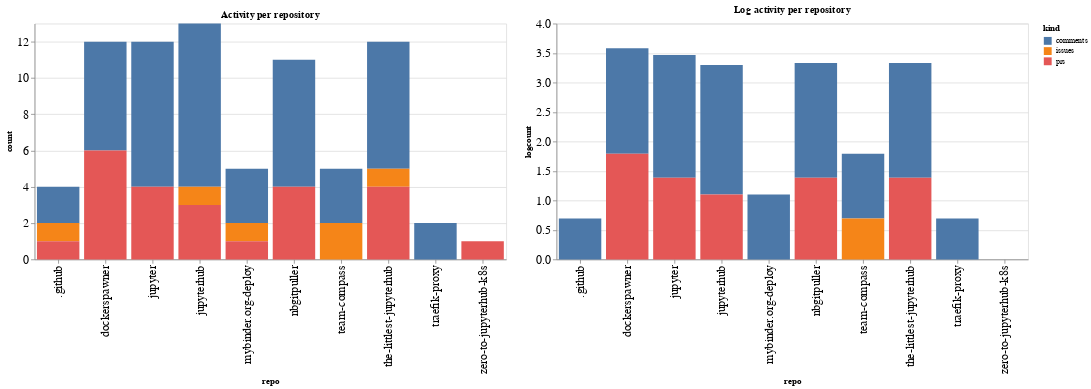

The notebook cell this image was saved under:
### Code cell
ch1 = alt.Chart(repo_summaries, width=600, title="Activity per repository").mark_bar().encode(
    x='repo',
    y='count',
    color='kind',
    tooltip="kind"
)

ch2 = alt.Chart(repo_summaries, width=600, title="Log activity per repository").mark_bar().encode(
    x='repo',
    y='logcount',
    color='kind',
    tooltip="kind"
)

ch1 | ch2

### Figure 1 — Vega-Lite specification as saved in the notebook (floating-point values rounded to 4 significant figures)
{"config": {"axisLeft": {"labelFontSize": 15}, "axisBottom": {"labelFontSize": 15}}, "hconcat": [{"mark": "bar", "encoding": {"color": {"type": "nominal", "field": "kind"}, "tooltip": {"type": "nominal", "field": "kind"}, "x": {"type": "nominal", "field": "repo"}, "y": {"type": "quantitative", "field": "count"}}, "title": "Activity per repository", "width": 600}, {"mark": "bar", "encoding": {"color": {"type": "nominal", "field": "kind"}, "tooltip": {"type": "nominal", "field": "kind"}, "x": {"type": "nominal", "field": "repo"}, "y": {"type": "quantitative", "field": "logcount"}}, "title": "Log activity per repository", "width": 600}], "data": {"name": "data-41e0c2a9c46c1eb763a69ff551949d3f"}, "$schema": "https://vega.github.io/schema/vega-lite/v4.8.1.json", "datasets": {"data-41e0c2a9c46c1eb763a69ff551949d3f": [{"repo": ".github", "kind": "comments", "count": 2, "logcount": 0.6931}, {"repo": ".github", "kind": "issues", "count": 1, "logcount": 0.0}, {"repo": ".github", "kind": "prs", "count": 1, "logcount": 0.0}, {"repo": "dockerspawner", "kind": "comments", "count": 6, "logcount": 1.792}, {"repo": "dockerspawner", "kind": "prs", "count": 6, "logcount": 1.792}, {"repo": "jupyter", "kind": "comments", "count": 8, "logcount": 2.079}, {"repo": "jupyter", "kind": "prs", "count": 4, "logcount": 1.386}, {"repo": "jupyterhub", "kind": "comments", "count": 9, "logcount": 2.197}, {"repo": "jupyterhub", "kind": "issues", "count": 1, "logcount": 0.0}, {"repo": "jupyterhub", "kind": "prs", "count": 3, "logcount": 1.099}, {"repo": "mybinder.org-deploy", "kind": "comments", "count": 3, "logcount": 1.099}, {"repo": "mybinder.org-deploy", "kind": "issues", "count": 1, "logcount": 0.0}, {"repo": "mybinder.org-deploy", "kind": "prs", "count": 1, "logcount": 0.0}, {"repo": "nbgitpuller", "kind": "comments", "count": 7, "logcount": 1.946}, {"repo": "nbgitpuller", "kind": "prs", "count": 4, "logcount": 1.386}, {"repo": "team-compass", "kind": "comments", "count": 3, "logcount": 1.099}, {"repo": "team-compass", "kind": "issues", "count": 2, "logcount": 0.6931}, {"repo": "the-littlest-jupyterhub", "kind": "comments", "count": 7, "logcount": 1.946}, {"repo": "the-littlest-jupyterhub", "kind": "issues", "count": 1, "logcount": 0.0}, {"repo": "the-littlest-jupyterhub", "kind": "prs", "count": 4, "logcount": 1.386}, {"repo": "traefik-proxy", "kind": "comments", "count": 2, "logcount": 0.6931}, {"repo": "zero-to-jupyterhub-k8s", "kind": "prs", "count": 1, "logcount": 0.0}]}}
